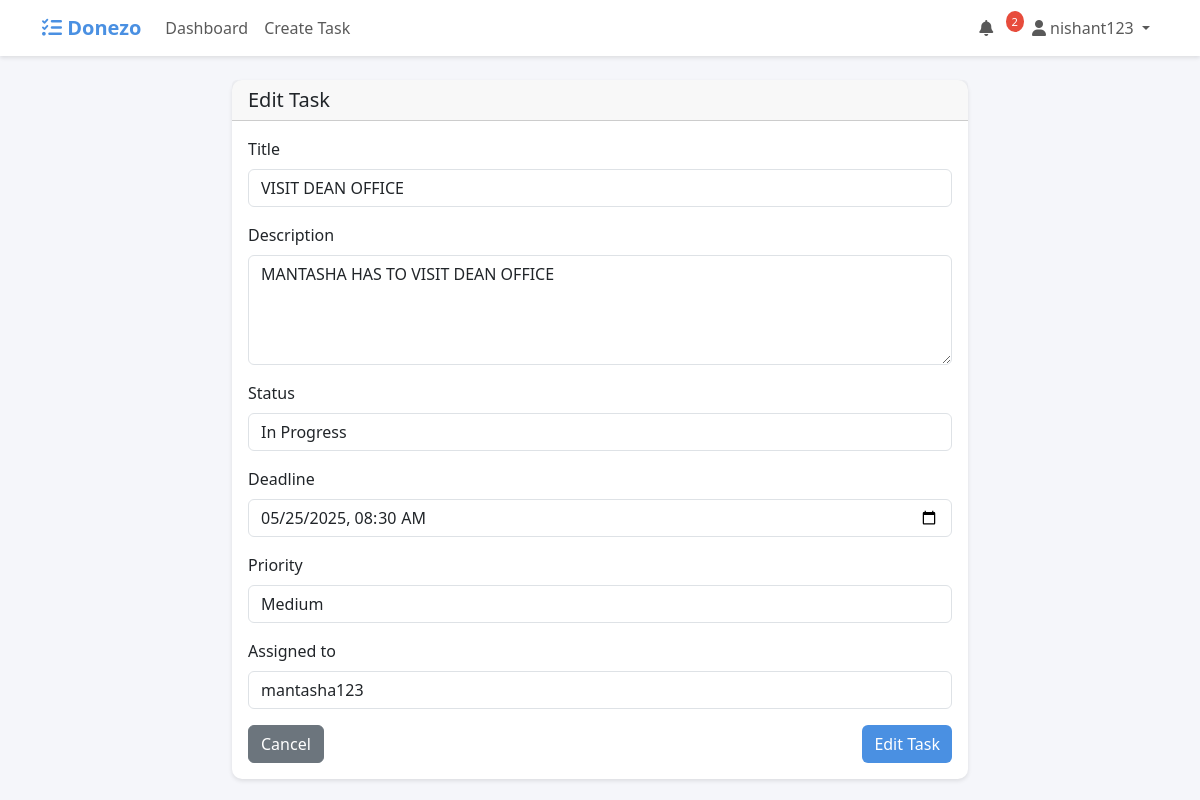
/task/4/edit/ (signed in), run on the app's committed database.
### tasks/models.py (models this page shows, shortened)
class Task(models.Model):
    PRIORITY_CHOICES = [
        ('HIGH', 'High'),
        ('MEDIUM', 'Medium'),
        ('LOW', 'Low'),
    ]
    STATUS_CHOICES = [
        ('PENDING', 'Pending'),
        ('IN_PROGRESS', 'In Progress'),
        ('COMPLETED', 'Completed'),
    ]
    title = models.CharField(max_length=200)
    description = models.TextField()
    status = models.CharField(max_length=20, choices=STATUS_CHOICES, default='PENDING')
    deadline = models.DateTimeField()
    priority = models.CharField(max_length=10, choices=PRIORITY_CHOICES, default='MEDIUM')
    created_by = models.ForeignKey(User, on_delete=models.CASCADE, related_name='created_tasks')
    assigned_to = models.ForeignKey(User, on_delete=models.SET_NULL, null=True, related_name='assigned_tasks')
    created_at = models.DateTimeField(auto_now_add=True)
    updated_at = models.DateTimeField(auto_now=True)
    class Meta:
        ordering = ['-created_at']

### tasks/views.py (the view)
# urls.py: path('task/<int:task_id>/edit/', views.edit_task, name='edit_task'),
@login_required
def edit_task(request, task_id):
    task = get_object_or_404(Task, id=task_id)
    if request.user != task.created_by:
        messages.error(request, 'You do not have permission to edit this task.')
        return redirect('dashboard')
    if request.method == 'POST':
        form = TaskForm(request.POST, instance=task)
        if form.is_valid():
            old_assigned_to = task.assigned_to
            task = form.save()
            if task.assigned_to and task.assigned_to != old_assigned_to:
                Notification.objects.create(
                    user=task.assigned_to,
                    task=task,
                    message=f"You have been assigned to task: {task.title}"
                )
            messages.success(request, 'Task updated successfully!')
            return redirect('dashboard')
    else:
        form = TaskForm(instance=task)
    return render(request, 'tasks/task_form.html', {'form': form, 'action': 'Edit'})

### tasks/forms.py
class TaskForm(forms.ModelForm):
    class Meta:
        model = Task
        fields = ['title', 'description', 'status', 'deadline', 'priority', 'assigned_to']
        widgets = {
            'deadline': forms.DateTimeInput(attrs={'type': 'datetime-local'}),
            'description': forms.Textarea(attrs={'rows': 4}),
        }
    def __init__(self, *args, **kwargs):
        super().__init__(*args, **kwargs)
        self.fields['assigned_to'].queryset = User.objects.all()
        for field in self.fields:
            self.fields[field].widget.attrs.update({'class': 'form-control'})

### tasks/context_processors.py (called while the page is built)
def unread_notifications(request):
    if request.user.is_authenticated:
        unread_count = Notification.objects.filter(user=request.user, is_read=False).count()
        return {'unread_notifications': unread_count}
    return {'unread_notifications': 0}

### tasks/templates/tasks/task_form.html (shortened to what this page needs)
{% extends 'tasks/base.html' %}
{% block content %}
<div class="row justify-content-center">
    <div class="col-md-8">
        <div class="card">
            <div class="card-header">
                <h5 class="mb-0">{{ action }} Task</h5>
            </div>
            <div class="card-body">
                <form method="post">
                    {% for field in form %}
                        <div class="mb-3">
                            <label for="{{ field.id_for_label }}" class="form-label">{{ field.label }}</label>
                            {{ field }}
                        </div>
                    {% endfor %}
                    <div class="d-flex justify-content-between">
                        <a href="{% url 'dashboard' %}" class="btn btn-secondary">Cancel</a>
                        <button type="submit" class="btn btn-primary">{{ action }} Task</button>
                    </div>
                </form>
            </div>
        </div>
    </div>
</div>
{% endblock %}

### tasks/templates/tasks/base.html (shortened to what this page needs)
<!DOCTYPE html>
<html lang="en">
<head>
    <link href="https://cdn.jsdelivr.net/npm/bootstrap@5.3.0/dist/css/bootstrap.min.css" rel="stylesheet">
    <link rel="stylesheet" href="https://cdnjs.cloudflare.com/ajax/libs/font-awesome/6.0.0/css/all.min.css">
</head>
<body>
    <nav class="navbar navbar-expand-lg navbar-light mb-4">
        <div class="container">
            <a class="navbar-brand" href="{% url 'dashboard' %}">
                <i class="fas fa-tasks"></i> Donezo
            </a>
            <div class="collapse navbar-collapse" id="navbarNav">
                <ul class="navbar-nav me-auto">
                    {% if user.is_authenticated %}
                        <li class="nav-item">
                            <a class="nav-link" href="{% url 'dashboard' %}">Dashboard</a>
                        </li>
                        <li class="nav-item">
                            <a class="nav-link" href="{% url 'create_task' %}">Create Task</a>
                        </li>
                    {% endif %}
                </ul>
                <ul class="navbar-nav">
                    {% if user.is_authenticated %}
                        <li class="nav-item">
                            <a class="nav-link position-relative" href="{% url 'notifications' %}">
                                <i class="fas fa-bell"></i>
                                {% if unread_notifications %}
                                    <span class="notification-badge">{{ unread_notifications }}</span>
                                {% endif %}
                            </a>
                        </li>
                        <li class="nav-item dropdown">
                            <a class="nav-link dropdown-toggle" href="#" id="userDropdown" role="button" data-bs-toggle="dropdown">
                                <i class="fas fa-user"></i> {{ user.username }}
                            </a>
                        </li>
                    {% endif %}
                </ul>
            </div>
        </div>
    </nav>
    <div class="container">
        {% block content %}{% endblock %}
    </div>
</body>
</html>

### tasks/templates/tasks/base.html (style rules this page uses)
:root { --primary-color: #4a90e2; --secondary-color: #f5f6fa; --text-color: #2c3e50; --success-color: #2ecc71; --warning-color: #f1c40f; --danger-color: #e74c3c; }
body { font-family: 'Segoe UI', Tahoma, Geneva, Verdana, sans-serif; background-color: var(--secondary-color); color: var(--text-color); }
.navbar { background-color: white; box-shadow: 0 2px 4px rgba(0,0,0,0.1); }
.navbar-brand { color: var(--primary-color) !important; font-weight: bold; }
.card { border: none; border-radius: 10px; box-shadow: 0 2px 4px rgba(0,0,0,0.1); transition: transform 0.2s; }
.btn-primary { background-color: var(--primary-color); border: none; }
.notification-badge { position: relative; top: -8px; right: -8px; padding: 3px 6px; border-radius: 50%; background-color: var(--danger-color); color: white; font-size: 0.7em; }

### data on the page
Task: form "VISIT DEAN OFFICE" "MANTASHA HAS TO VISIT DEAN OFFICE" "In Progress" "05/25/2025 08:30" "Medium" "mantasha123"

### other printed values
{{ unread_notifications }} "2"
{{ user.username }} "nishant123"
{{ action }} "Edit"
{{ field.label }} "Title" "Description" "Status" "Deadline" "Priority" "Assigned to"
